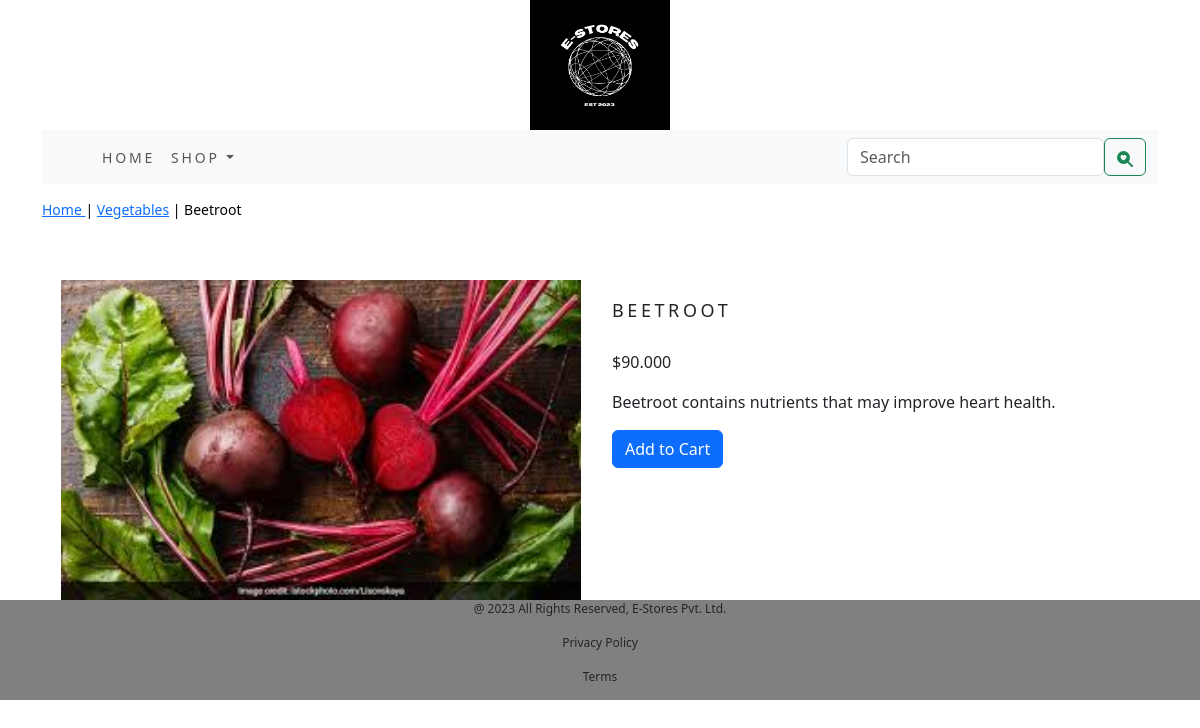
Page /Ecomapp/vegetables/beetroot/ on the committed database.
### Ecomapp/models.py (models this page shows, shortened)
class Products(models.Model):
    name = models.CharField(max_length=250, unique=True)
    slug = models.SlugField(max_length=250, unique=True)
    desc = models.TextField(blank=True)
    price = models.DecimalField(max_digits=10, decimal_places=3)
    category = models.ForeignKey(Category,on_delete=models.CASCADE)
    image = models.ImageField(upload_to='prodimages',blank=True)
    stock = models.IntegerField()
    avail = models.BooleanField(default=True)
    created = models.DateTimeField(auto_now_add=True)
    updated = models.DateTimeField(auto_now_add=True)
    class Meta:
        ordering = ('name',)
        verbose_name = 'product'
        verbose_name_plural = 'products'

class Category(models.Model):
    name = models.CharField(max_length=250,unique=True)
    slug = models.SlugField(max_length=500, unique=True)
    desc = models.TextField(blank=True)
    image = models.ImageField(upload_to='catimages',blank=True)
    class Meta:
        ordering=('name',)
        verbose_name = 'category'
        verbose_name_plural = 'categories'
    def get_url(self):
        return reverse('Ecomapp:productcategory', args=[self.slug])
    def __str__(self):
        return '{}'.format(self.name)

### Ecomapp/views.py (the view)
# urls.py: path('<slug:c_slug>/<slug:p_slug>/', views.productdetails, name='productdetail'),
def productdetails(request,c_slug,p_slug):
    try:
        product = Products.objects.get(category__slug=c_slug,slug=p_slug)
    except Exception as e:
        raise e
    return render(request,'product.html',{'product': product})

### Ecomapp/context_processors.py (called while the page is built)
def menu_links(request):
    links = Category.objects.all()
    return dict(links=links)

### cartapp/context_processors.py (called while the page is built)
def counter(request):
    item_count = 0
    if 'admin' in request.path:
        return {}
    else:
        try:
            cart = Cart.objects.filter(cart_id=_cart_id(request))
            cart_items=Cartitem.objects.all().filter(cart=cart[:1])
            for cart_item in cart_items:
                item_count += cart_item.quantity
        except Cart.DoesNotExist:
            item_count = 0
    return dict(item_count=item_count)

### cartapp/views.py (called while the page is built)
def _cart_id(request):
    cart = request.session.session_key
    if not cart:
        cart = request.session.create()
    return cart

### templates/product.html (shortened to what this page needs)
{% extends 'base.html' %}
{% load static %}
{% block content %}
<div class="row productrowclass">
    <div class="mx_auto">
        <p><a href="{% url 'Ecomapp:productcat' %}"> Home  </a>   |  <a href="{{product.category.get_url}}">   {{product.category}}</a> | {{product.name}}</p>
    </div>
</div>
<div class="container">
<br>
<div class="row">
    <div class="col-12 col-sm-12 col-md-12 col-lg-6 text-center">
        <div style="min-width:12rem">
            <img class="my-image" src="{{product.image.url}}" alt="{{product.name}}">
        </div>
    </div>
        <div class="col-12 col-sm-12 col-md-12 col-lg-6">
            <div>
            <h1 class="myproduct">{{product.name}}</h1>
            <p>${{product.price}}</p>
            <p class="text-justify myproductdesc">{{product.desc}}</p>
            {% if product.stock <= 0 %}
            <p class="text-justify myproduct"><b>Out of Stock</b></p>
            {% else %}
            <a class="btn btn-primary" href="{% url 'cartapp:add_cart' product.id %}">Add to Cart</a>
            {% endif %}
        </div>
    </div>
</div>
</div>
{% endblock %}

### static/css/custom.css (style rules this page uses)
.my-image { height:320px; }
.productrowclass { padding-top:15px; padding-bottom:20px; }
.productrowclass .mx_auto { color:#000; font-size:14px; text-decoration:none; }
.myproduct { font-size:18px; text-transform:uppercase; letter-spacing:.2em; padding-top:20px; padding-bottom:20px; }
.myproductdesc { padding-right:10px; }

### rows in the picture
Products: category "Vegetables", name "Beetroot", image (picture), name "BEETROOT", price "90.000", desc "Beetroot contains nutrients that may improve heart health."
